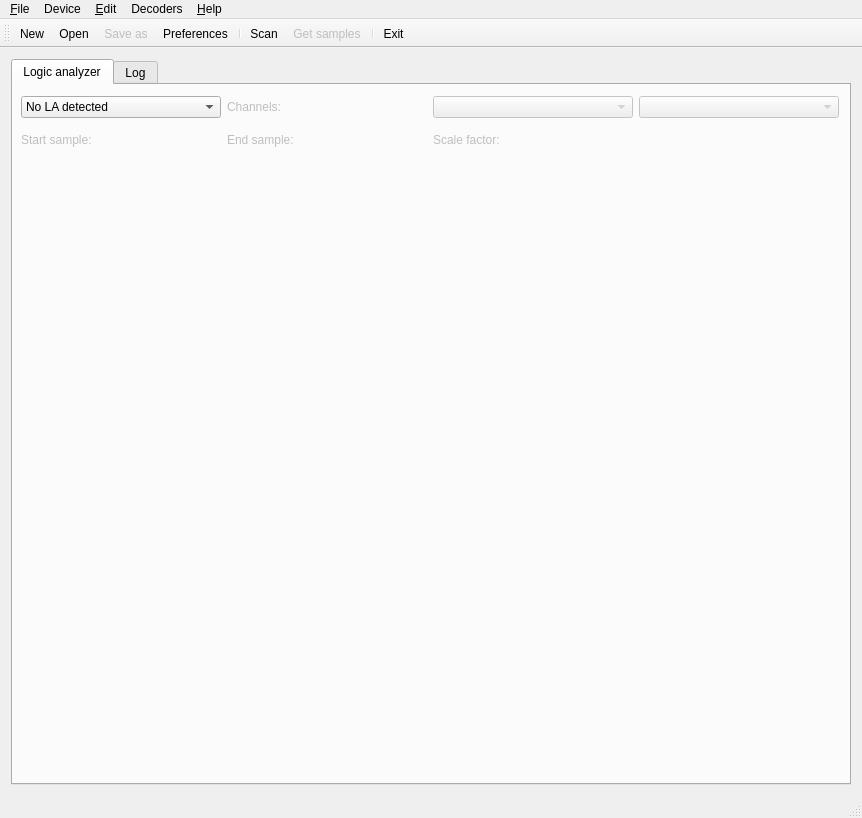
<?xml version="1.0" encoding="UTF-8"?>
<ui version="4.0">
 <class>MainWindow</class>
 <widget class="QMainWindow" name="MainWindow">
  <property name="geometry">
   <rect>
    <x>0</x>
    <y>0</y>
    <width>862</width>
    <height>818</height>
   </rect>
  </property>
  <property name="windowTitle">
   <string>sigrok-qt</string>
  </property>
  <property name="windowIcon">
   <iconset resource="sigrok-qt.qrc">
    <normaloff>:/icons/sigrok-logo-notext.png</normaloff>:/icons/sigrok-logo-notext.png</iconset>
  </property>
  <widget class="QWidget" name="centralWidget">
   <layout class="QVBoxLayout" name="verticalLayout">
    <item>
     <widget class="QWidget" name="mainWidget" native="true">
      <layout class="QVBoxLayout" name="verticalLayout_2">
       <property name="margin">
        <number>0</number>
       </property>
       <item>
        <widget class="QTabWidget" name="tabWidget">
         <property name="currentIndex">
          <number>0</number>
         </property>
         <widget class="QWidget" name="tabLA">
          <attribute name="title">
           <string>Logic analyzer</string>
          </attribute>
          <widget class="QWidget" name="layoutWidget">
           <property name="geometry">
            <rect>
             <x>6</x>
             <y>10</y>
             <width>821</width>
             <height>61</height>
            </rect>
           </property>
           <layout class="QGridLayout" name="gridLayout">
            <property name="leftMargin">
             <number>2</number>
            </property>
            <property name="topMargin">
             <number>1</number>
            </property>
            <property name="rightMargin">
             <number>1</number>
            </property>
            <property name="bottomMargin">
             <number>1</number>
            </property>
            <item row="0" column="0">
             <widget class="QComboBox" name="comboBoxLA">
              <item>
               <property name="text">
                <string>No LA detected</string>
               </property>
              </item>
             </widget>
            </item>
            <item row="4" column="0">
             <widget class="QLabel" name="labelSampleStart">
              <property name="enabled">
               <bool>false</bool>
              </property>
              <property name="text">
               <string>Start sample:</string>
              </property>
             </widget>
            </item>
            <item row="0" column="1">
             <widget class="QLabel" name="labelChannels">
              <property name="enabled">
               <bool>false</bool>
              </property>
              <property name="text">
               <string>Channels:</string>
              </property>
             </widget>
            </item>
            <item row="0" column="2">
             <widget class="QComboBox" name="comboBoxSampleRate">
              <property name="enabled">
               <bool>false</bool>
              </property>
             </widget>
            </item>
            <item row="0" column="3">
             <widget class="QComboBox" name="comboBoxNumSamples">
              <property name="enabled">
               <bool>false</bool>
              </property>
             </widget>
            </item>
            <item row="4" column="1">
             <widget class="QLabel" name="labelSampleEnd">
              <property name="enabled">
               <bool>false</bool>
              </property>
              <property name="text">
               <string>End sample:</string>
              </property>
             </widget>
            </item>
            <item row="4" column="2">
             <widget class="QLabel" name="labelScaleFactor">
              <property name="enabled">
               <bool>false</bool>
              </property>
              <property name="text">
               <string>Scale factor:</string>
              </property>
             </widget>
            </item>
           </layout>
          </widget>
         </widget>
         <widget class="QWidget" name="tabLog">
          <attribute name="title">
           <string>Log</string>
          </attribute>
         </widget>
        </widget>
       </item>
      </layout>
     </widget>
    </item>
   </layout>
  </widget>
  <widget class="QMenuBar" name="menuBar">
   <property name="geometry">
    <rect>
     <x>0</x>
     <y>0</y>
     <width>862</width>
     <height>22</height>
    </rect>
   </property>
   <widget class="QMenu" name="menuFile">
    <property name="title">
     <string>&amp;File</string>
    </property>
    <addaction name="action_New"/>
    <addaction name="action_Open"/>
    <addaction name="action_Save_as"/>
    <addaction name="actionQuit"/>
   </widget>
   <widget class="QMenu" name="menuHelp">
    <property name="title">
     <string>&amp;Help</string>
    </property>
    <addaction name="actionAbout_Qt"/>
    <addaction name="actionAbout"/>
   </widget>
   <widget class="QMenu" name="menuHardware">
    <property name="title">
     <string>Device</string>
    </property>
    <addaction name="actionScan"/>
    <addaction name="action_Get_samples"/>
   </widget>
   <widget class="QMenu" name="menuEdit">
    <property name="title">
     <string>&amp;Edit</string>
    </property>
    <addaction name="actionPreferences"/>
   </widget>
   <widget class="QMenu" name="menuDecoders">
    <property name="title">
     <string>Decoders</string>
    </property>
    <addaction name="actionConfigure"/>
   </widget>
   <addaction name="menuFile"/>
   <addaction name="menuHardware"/>
   <addaction name="menuEdit"/>
   <addaction name="menuDecoders"/>
   <addaction name="menuHelp"/>
  </widget>
  <widget class="QToolBar" name="mainToolBar">
   <attribute name="toolBarArea">
    <enum>TopToolBarArea</enum>
   </attribute>
   <attribute name="toolBarBreak">
    <bool>false</bool>
   </attribute>
   <addaction name="action_New"/>
   <addaction name="action_Open"/>
   <addaction name="action_Save_as"/>
   <addaction name="actionPreferences"/>
   <addaction name="separator"/>
   <addaction name="actionScan"/>
   <addaction name="action_Get_samples"/>
   <addaction name="separator"/>
   <addaction name="actionQuit"/>
  </widget>
  <widget class="QStatusBar" name="statusBar"/>
  <action name="actionQuit">
   <property name="icon">
    <iconset resource="sigrok-qt.qrc">
     <normaloff>:/icons/system-log-out.png</normaloff>:/icons/system-log-out.png</iconset>
   </property>
   <property name="text">
    <string>E&amp;xit</string>
   </property>
   <property name="shortcut">
    <string>Ctrl+Q</string>
   </property>
  </action>
  <action name="actionAbout">
   <property name="text">
    <string>&amp;About...</string>
   </property>
   <property name="shortcut">
    <string>Ctrl+A</string>
   </property>
  </action>
  <action name="actionAbout_Qt">
   <property name="text">
    <string>About &amp;Qt...</string>
   </property>
  </action>
  <action name="actionPreferences">
   <property name="icon">
    <iconset resource="sigrok-qt.qrc">
     <normaloff>:/icons/preferences-system.png</normaloff>:/icons/preferences-system.png</iconset>
   </property>
   <property name="text">
    <string>&amp;Preferences</string>
   </property>
  </action>
  <action name="actionScan">
   <property name="icon">
    <iconset resource="sigrok-qt.qrc">
     <normaloff>:/icons/view-refresh.png</normaloff>:/icons/view-refresh.png</iconset>
   </property>
   <property name="text">
    <string>&amp;Scan</string>
   </property>
   <property name="toolTip">
    <string>Scan for supported logic analyzers</string>
   </property>
  </action>
  <action name="action_Open">
   <property name="icon">
    <iconset resource="sigrok-qt.qrc">
     <normaloff>:/icons/document-open.png</normaloff>:/icons/document-open.png</iconset>
   </property>
   <property name="text">
    <string>&amp;Open...</string>
   </property>
  </action>
  <action name="action_New">
   <property name="icon">
    <iconset resource="sigrok-qt.qrc">
     <normaloff>:/icons/document-new.png</normaloff>:/icons/document-new.png</iconset>
   </property>
   <property name="text">
    <string>&amp;New...</string>
   </property>
  </action>
  <action name="action_Save_as">
   <property name="enabled">
    <bool>false</bool>
   </property>
   <property name="icon">
    <iconset resource="sigrok-qt.qrc">
     <normaloff>:/icons/document-save-as.png</normaloff>:/icons/document-save-as.png</iconset>
   </property>
   <property name="text">
    <string>&amp;Save as...</string>
   </property>
  </action>
  <action name="action_Get_samples">
   <property name="enabled">
    <bool>false</bool>
   </property>
   <property name="icon">
    <iconset resource="sigrok-qt.qrc">
     <normaloff>:/icons/media-record.png</normaloff>:/icons/media-record.png</iconset>
   </property>
   <property name="text">
    <string>&amp;Get samples...</string>
   </property>
  </action>
  <action name="actionConfigure">
   <property name="text">
    <string>&amp;Configure</string>
   </property>
   <property name="toolTip">
    <string>Configure</string>
   </property>
  </action>
 </widget>
 <layoutdefault spacing="6" margin="11"/>
 <resources>
  <include location="sigrok-qt.qrc"/>
 </resources>
 <connections>
  <connection>
   <sender>actionQuit</sender>
   <signal>triggered()</signal>
   <receiver>MainWindow</receiver>
   <slot>close()</slot>
   <hints>
    <hint type="sourcelabel">
     <x>-1</x>
     <y>-1</y>
    </hint>
    <hint type="destinationlabel">
     <x>299</x>
     <y>199</y>
    </hint>
   </hints>
  </connection>
 </connections>
</ui>
